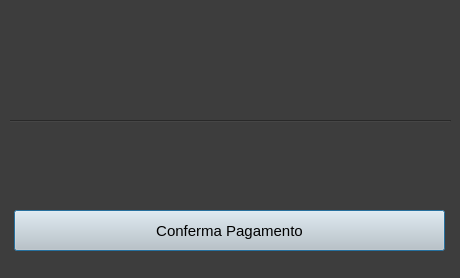
<?xml version="1.0" encoding="UTF-8"?>
<ui version="4.0">
 <class>Dialog</class>
 <widget class="QDialog" name="Dialog">
  <property name="geometry">
   <rect>
    <x>0</x>
    <y>0</y>
    <width>460</width>
    <height>278</height>
   </rect>
  </property>
  <property name="windowTitle">
   <string>Dialog</string>
  </property>
  <property name="styleSheet">
   <string notr="true">background-color: rgb(61, 61, 61);
color: rgb(255, 255, 255);</string>
  </property>
  <widget class="QLabel" name="targa_label">
   <property name="geometry">
    <rect>
     <x>10</x>
     <y>10</y>
     <width>441</width>
     <height>101</height>
    </rect>
   </property>
   <property name="styleSheet">
    <string notr="true">font: 24pt &quot;MS Shell Dlg 2&quot;;</string>
   </property>
   <property name="text">
    <string/>
   </property>
  </widget>
  <widget class="QLabel" name="tipo_label">
   <property name="geometry">
    <rect>
     <x>10</x>
     <y>130</y>
     <width>441</width>
     <height>31</height>
    </rect>
   </property>
   <property name="styleSheet">
    <string notr="true">font: 14pt &quot;MS Shell Dlg 2&quot;;</string>
   </property>
   <property name="text">
    <string/>
   </property>
  </widget>
  <widget class="Line" name="line">
   <property name="geometry">
    <rect>
     <x>10</x>
     <y>120</y>
     <width>441</width>
     <height>3</height>
    </rect>
   </property>
   <property name="orientation">
    <enum>Qt::Horizontal</enum>
   </property>
  </widget>
  <widget class="QPushButton" name="conferma_pagamento_button">
   <property name="geometry">
    <rect>
     <x>14</x>
     <y>210</y>
     <width>431</width>
     <height>41</height>
    </rect>
   </property>
   <property name="font">
    <font>
     <pointsize>11</pointsize>
     <weight>50</weight>
     <bold>false</bold>
    </font>
   </property>
   <property name="cursor">
    <cursorShape>PointingHandCursor</cursorShape>
   </property>
   <property name="styleSheet">
    <string notr="true">background-color: rgb(202, 202, 202);
color: rgb(0, 0, 0);</string>
   </property>
   <property name="text">
    <string>Conferma Pagamento</string>
   </property>
  </widget>
 </widget>
 <resources/>
 <connections/>
</ui>
